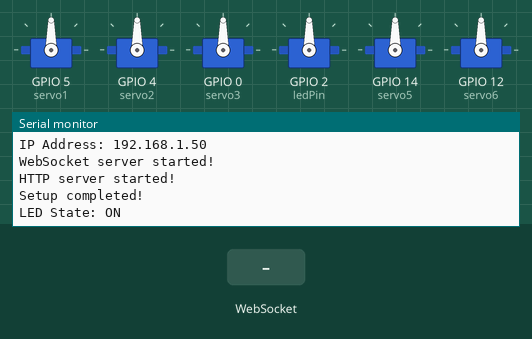
Simulated run of this sketch. Board: ESP8266 (NodeMCU). Parts: 6 × servo, the last lines printed to the serial monitor. Inputs (shaded band) come from the test bench. WiFi joins after 1.5 s; servers stay silent unless stated.

Above: at 3.2 s.
3.3 s: WebSocket text "START" received
At 3.9 s:
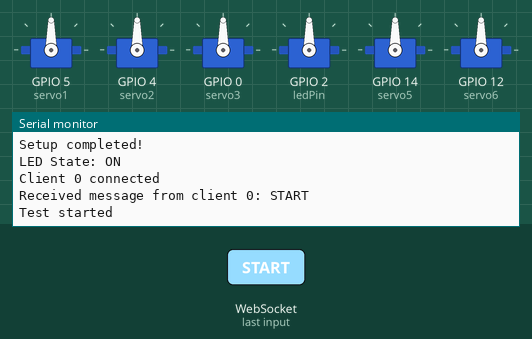
4.8 s: WebSocket text "STOP" received
At 5.8 s:
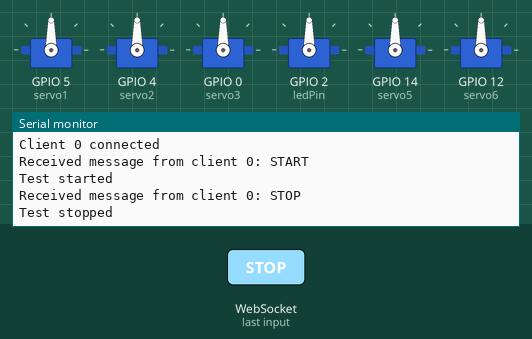
6.3 s: WebSocket text "1" received
At 7.4 s:
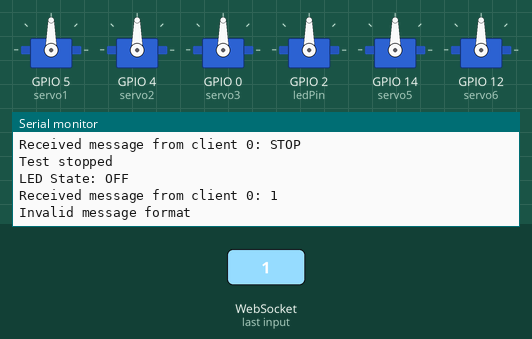

The sketch:

RoboticArmHTMLinside.ino
```cpp
#include <ESP8266WiFi.h>
#include <WebSocketsServer.h>
#include <ESP8266WebServer.h>
#include <Servo.h>

// Configuration WiFi
const char* ssid = "nameofWiFi";
const char* password = "password";

// Creating servos
Servo servo1, servo2, servo3, servo4, servo5, servo6;

// Configuration WebSockets and HTTP server
WebSocketsServer webSocket(81);
ESP8266WebServer server(80);

// PIN to LED (D4, GPIO2)
const int ledPin = 2; // GPIO2, pin D4 na ESP8266

// Time of flashing LED
unsigned long previousMillis = 0;
const long intervalConnected = 3000; // 3 seconds
const long intervalDisconnected = 500; //  0,5 second
bool ledState = LOW; // LED status

void setup() {
  Serial.begin(115200);
  Serial.println("Starting setup...");

  // Connecting with WiFi
  WiFi.begin(ssid, password);
  Serial.print("Connecting to WiFi");
  while (WiFi.status() != WL_CONNECTED) {
    delay(1000);
    Serial.print(".");
  }
  Serial.println("Connected!");
  Serial.print("IP Address: ");
  Serial.println(WiFi.localIP());

  // Servos configuration
  servo1.attach(5, 544, 2400);  // D1 to GPIO5 WAZNA JEST KALIBRACJA POZYCJI
  servo2.attach(4, 544, 2400);  // D2 to GPIO4 WAZNA JEST KALIBRACJA POZYCJI
  servo3.attach(0, 544, 2400);  // D3 to GPIO0 WAZNA JEST KALIBRACJA POZYCJI
  servo4.attach(2, 544, 2400);  // D4 to GPIO2 WAZNA JEST KALIBRACJA POZYCJI
  servo5.attach(14, 544, 2400); // D5 to GPIO14 WAZNA JEST KALIBRACJA POZYCJI
  servo6.attach(12, 544, 2400); // D6 to GPIO12 WAZNA JEST KALIBRACJA POZYCJI

  // Start WebSocket server
  webSocket.begin();
  webSocket.onEvent(handleWebSocketEvent);

  // Start HTTP server
  server.on("/", handleRoot);
  server.begin();

  Serial.println("WebSocket server started!");
  Serial.println("HTTP server started!");

  // Konfiguracja pinu diody LED
  pinMode(ledPin, OUTPUT); // Ustaw pin D4 jako wyjście
  Serial.println("Setup completed!");
}

void loop() {
  webSocket.loop();
  server.handleClient();

  // Sprawdź status połączenia Wi-Fi
  bool connected = (WiFi.status() == WL_CONNECTED);

  // Oblicz aktualny czas
  unsigned long currentMillis = millis();

  // Ustal interwał migania diody na podstawie statusu połączenia
  long interval = connected ? intervalConnected : intervalDisconnected;

  // Miganie diody co ustalony interwał
  if (currentMillis - previousMillis >= interval) {
    previousMillis = currentMillis;

    // Zmień stan diody
    ledState = (ledState == LOW) ? HIGH : LOW;
    digitalWrite(ledPin, ledState);
    Serial.print("LED State: ");
    Serial.println(ledState == HIGH ? "ON" : "OFF");
  }
}

// Funkcja do obsługi WebSocketów
void handleWebSocketEvent(uint8_t num, WStype_t type, uint8_t * payload, size_t length) {
  if (type == WStype_CONNECTED) {
    Serial.printf("Client %u connected\n", num);
    webSocket.sendTXT(num, "Welcome to WebSocket Server");
  } else if (type == WStype_DISCONNECTED) {
    Serial.printf("Client %u disconnected\n", num);
  } else if (type == WStype_TEXT) {
    String message = String((char *)payload).substring(0, length);
    Serial.printf("Received message from client %u: %s\n", num, message.c_str());
    if (message.startsWith("P")) {
      int servoNumber = message.substring(1, 2).toInt();
      int position = message.substring(3).toInt();
      Serial.printf("Moving servo %d to position %d\n", servoNumber, position);

      switch (servoNumber) {
        case 1: servo1.write(position); break;
        case 2: servo2.write(position); break;
        case 3: servo3.write(position); break;
        case 4: servo4.write(position); break;
        case 5: servo5.write(position); break;
        case 6: servo6.write(position); break;
        default: Serial.println("Invalid servo number"); break;
      }
    } else if (message == "START") {
      Serial.println("Test started");
    } else if (message == "STOP") {
      Serial.println("Test stopped");
    } else {
      Serial.println("Invalid message format");
    }
  } else if (type == WStype_ERROR) {
    Serial.println("WebSocket error");
  }
}

// Funkcja do obsługi żądania HTTP
void handleRoot() {
  server.send(200, "text/html", R"rawliteral(
<!DOCTYPE html>
<html lang="en">
<head>
    <meta charset="UTF-8">
    <meta name="viewport" content="width=device-width, initial-scale=1.0">
    <title>Robotic Arm</title>
    <style>
        body {
            font-family: Arial, sans-serif;
            background-color: #061532;
            margin: 0;
            padding: 20px;
        }

        h1 {
            text-align: center;
            color: #ffffff;
        }

        .container {
            max-width: 700px;
            margin: 0 auto;
            background: #eef9ff;
            padding: 20px;
            border-radius: 8px;
            box-shadow: 0 0 10px #06153284;
            text-align: center;
        }

        label {
            display: block;
            text-align: left;
            font-size: 16px;
            font-weight: bold;
            color: #333;
            margin: 10px;
        }

        input[type="range"] {
            -webkit-appearance: none;
            appearance: none;
            width: 100%;
            cursor: pointer;
            outline: none;
            border-radius: 15px;
            height: 6px;
            background: #cccccc;
            margin-top: 5px;
        }

        input[type="range"]::-webkit-slider-thumb {
            -webkit-appearance: none;
            appearance: none;
            height: 30px;
            width: 30px;
            background-image: url("https://e7.pngegg.com/pngimages/565/538/png-clipart-gear-computer-icons-cog-copyright-cogwheel-thumbnail.png");
            background-size: cover;
            border-radius: 50%;
            border: none;
            transition: .2s ease-in-out;
            transform: rotateZ(var(--thumb-rotate, 0deg));
        }

        input[type="range"]::-moz-range-thumb {
            height: 30px;
            width: 30px;
            background-image: url("https://e7.pngegg.com/pngimages/565/538/png-clipart-gear-computer-icons-cog-copyright-cogwheel-thumbnail.png");
            background-size: cover;
            border-radius: 50%;
            border: none;
            transition: .2s ease-in-out;
            transform: rotateZ(var(--thumb-rotate, 0deg));
        }

        input[type="range"]::-webkit-slider-thumb:hover {
            box-shadow: 0 0 0 13px rgba(134, 57, 19, 0.1);
        }

        input[type="range"]:active::-webkit-slider-thumb {
            box-shadow: 0 0 0 13px rgba(134, 57, 19, 0.1);
        }

        input[type="range"]:focus::-webkit-slider-thumb {
            box-shadow: 0 0 0 13px rgba(134, 57, 19, 0.1);
        }

        input[type="range"]::-moz-range-thumb:hover {
            box-shadow: 0 0 0 13px rgba(134, 57, 19, 0.1);
        }

        input[type="range"]:active::-moz-range-thumb {
            box-shadow: 0 0 0 13px rgba(134, 57, 19, 0.1);
        }

        input[type="range"]:focus::-moz-range-thumb {
            box-shadow: 0 0 0 13px rgba(134, 57, 19, 0.1);
        }

        span {
            display: block;
            text-align: left;
            font-size: 16px;
            font-weight: bold;
            color: #333;
            margin-top: 10px;
            margin-left: 10px;
        }

        button {
            font-weight: bold;
            width: 100%;
            padding: 10px;
            margin: 10px 0;
            font-size: 16px;
            background-color: #E1CBB4;
            color: #333;
            border: none;
            border-radius: 5px;
            cursor: pointer;
            transition: background-color .2s, color .2s;
        }

        button.red {
            background-color: #E74C3C;
            color: #fff;
        }

        button:hover {
            background-color: #c0a780;
            color: #fff;
        }

        button.red:hover {
            background-color: #c0392b;
        }

        #instruction, #instructionText {
            font-weight: bold;
            color: #333;
            display: inline-block;
            margin-bottom: 3px;
        }

        #instruction {
            font-size: 25px;
        }

        #instructionText {
            text-align: center;
            font-size: 15px;
        }

        @media (max-width: 600px) {
            .container {
                padding: 10px;
            }

            h1 {
                font-size: 24px;
            }

            label {
                font-size: 16px;
            }

            button {
                font-size: 14px;
                padding: 8px;
            }
        }
    </style>
</head>
<body>
    <h1>Robotic Arm Operation Panel</h1>
    <div class="container">

        <button id="connectButton">Connect with ESP8266</button>

        <!-- New Button -->
        <button id="homePositionButton">Go to the home position</button>

        <div>
            <label id="instruction">Manual & description</label>
            <label id="instructionText">
                <br>Sliders below are responsible for controlling every axis of the robotic arm
                <br>The first axis is responsible for rotating full arm in 180°
                <br>Each subsequent axis is identified from bottom to top
                <br>The last, sixth axis is responsible for the movement of the gripper
            </label>
        </div>

        <!-- Servo 1 -->
        <div>
            <label for="servoSlider1">AXIS 1:</label>
            <input type="range" id="servoSlider1" min="0" max="180" value="90" oninput="updateServoPosition(1)">
            <span id="servoValue1">90°</span>
        </div>

        <!-- Servo 2 -->
        <div>
            <label for="servoSlider2">AXIS 2:</label>
            <input type="range" id="servoSlider2" min="20" max="130" value="40" oninput="updateServoPosition(2)">
            <span id="servoValue2">40°</span>
        </div>

        <!-- Servo 3 -->
        <div>
            <label for="servoSlider3">AXIS 3:</label>
            <input type="range" id="servoSlider3" min="20" max="180" value="40" oninput="updateServoPosition(3)">
            <span id="servoValue3">40°</span>
        </div>

        <!-- Servo 4 -->
        <div>
            <label for="servoSlider4">AXIS 4:</label>
            <input type="range" id="servoSlider4" min="0" max="140" value="130" oninput="updateServoPosition(4)">
            <span id="servoValue4">130°</span>
        </div>

        <!-- Servo 5 -->
        <div>
            <label for="servoSlider5">AXIS 5:</label>
            <input type="range" id="servoSlider5" min="0" max="180" value="95" oninput="updateServoPosition(5)">
            <span id="servoValue5">95°</span>
        </div>

        <!-- Servo 6 -->
        <div>
            <label for="servoSlider6">AXIS 6:</label>
            <input type="range" id="servoSlider6" min="65" max="150" value="100" oninput="updateServoPosition(6)">
            <span id="servoValue6">100°</span>
        </div>
    </div>

    <script>
        let socket;
        let isConnected = false;
        let hasPendingConnectionRequest = false;

        function connectToServer() {
            if (isConnected) {
                // If already connected, close the existing connection
                socket.close();
                isConnected = false;
                console.log('Disconnected from WebSocket server');
                document.getElementById('connectButton').textContent = 'Connect with ESP8266';
                document.getElementById('connectButton').classList.remove('red');
                return;
            }

            if (hasPendingConnectionRequest) {
                console.log('Connection request is already pending. Please wait.');
                return;
            }

            hasPendingConnectionRequest = true;

            // Establish a new connection
            socket = new WebSocket('ws://192.168.82.24:81');

            socket.onopen = () => {
                console.log('Connected to WebSocket server');
                isConnected = true;
                hasPendingConnectionRequest = false;
                document.getElementById('connectButton').textContent = 'Disconnect with ESP8266';
                document.getElementById('connectButton').classList.add('red');
            };

            socket.onmessage = event => console.log('Received message:', event.data);

            socket.onerror = error => {
                console.error('WebSocket error:', error);
                hasPendingConnectionRequest = false;
            };

            socket.onclose = () => {
                console.log('WebSocket connection closed');
                isConnected = false;
                document.getElementById('connectButton').textContent = 'Connect with ESP8266';
                document.getElementById('connectButton').classList.remove('red');
                hasPendingConnectionRequest = false;
            };
        }

        function updateServoPosition(servoNumber) {
          const slider = document.getElementById(`servoSlider${servoNumber}`);
          const output = document.getElementById(`servoValue${servoNumber}`);
          const position = slider.value;
          output.textContent = position + '°';

          const minRange = slider.min;
          const maxRange = slider.max;

          //Formula for minimal ammount for slider
          const progress = ((position - minRange) / (maxRange - minRange)) * 100;

          const thumbRotate = (position / maxRange) * 2160;

          slider.style.background = `linear-gradient(to right, #E1CBB4 ${progress}%, #ccc ${progress}%)`;
          slider.style.setProperty("--thumb-rotate", `${thumbRotate}deg`);

          if (socket && socket.readyState === WebSocket.OPEN) {
              socket.send(`P${servoNumber}:${position}`);
              console.log(`Servo position sent ${servoNumber}: ${position}`);
              } else {
                  console.log('Failure while connecting with ESP8266');
              }
        }

        // Function to set all servos to their home position
        function setHomePosition() {
            const homePositions = [90, 40, 40, 130, 95, 100];
            for (let i = 1; i <= 6; i++) {
                document.getElementById(`servoSlider${i}`).value = homePositions[i-1];
                updateServoPosition(i);
            }
        }

        document.getElementById('connectButton').addEventListener('click', connectToServer);
        document.getElementById('homePositionButton').addEventListener('click', setHomePosition);
    </script>
</body>
</html>

)rawliteral");
}
```

Measured:
- after the input at 3.3 s, the serial monitor: prints a new line at once (image 1)
- after the input at 4.8 s, the serial monitor: prints a new line at once (image 2)
- after the input at 6.3 s, the serial monitor: prints a new line at once (image 3)
